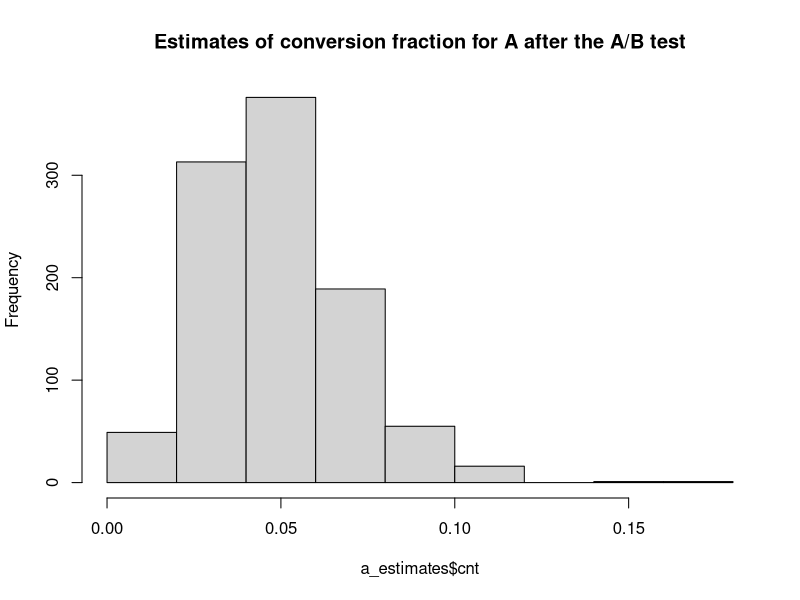
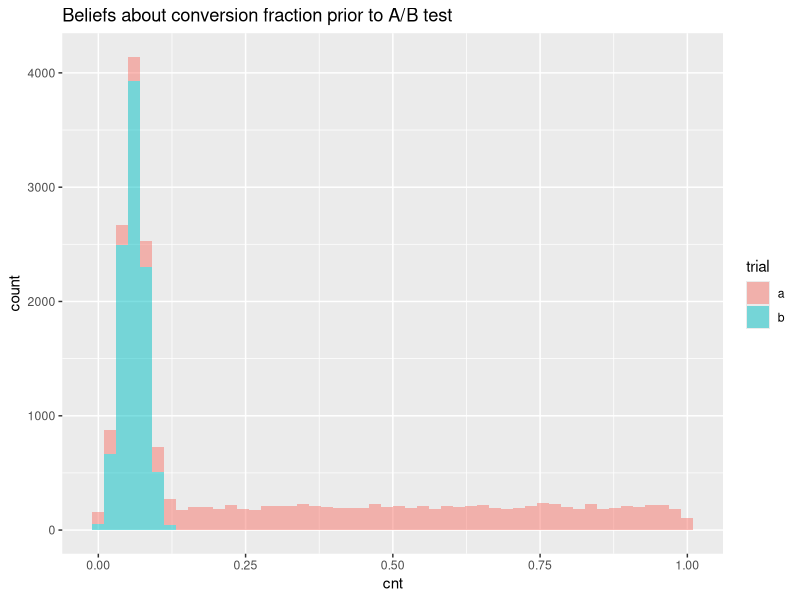
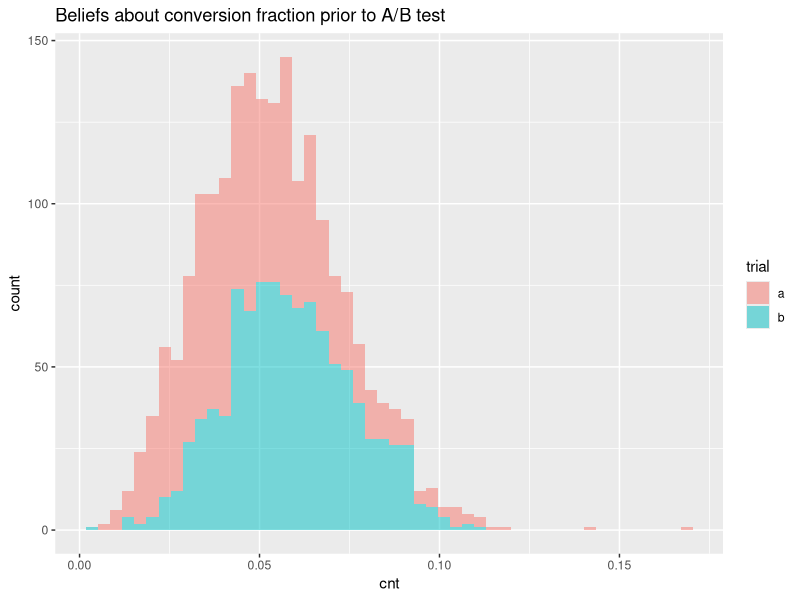

Recreate these plots in R, in order.
## ---- chunk 1
library(progress)
library(ggplot2)
library(reshape2)
# Variables 
n_visitors_a <- 100  # number of visitors shown layout A
n_conv_a <- 4        # number of vistors shown layout A who converted (4%)
n_visitors_b <- 40  
n_conv_b <- 2
## ---- chunk 2
estimate_conversion <- function(n_visitors, n_conv, trial_conversion, n_estimates = 1000)
{
  i <- 0 
  pb <- progress_bar$new(total = n_estimates)
  estimates <- c()
  while (i < n_estimates) {
    p <- trial_conversion()
    
    n_sim <- simulate_conversion(p, n_visitors)
    if (n_conv == n_sim)
    {
      estimates <- c(estimates, p)
      pb$tick()
      i <- i+1
    }
  }
  data.frame(cnt = estimates)
}
## ---- chunk 3
trial_conversion_a <- function()
{
  runif(1,0,1)
}
## ---- chunk 4

simulate_conversion <- function(p, n_visitors)
{
  nsum <- 0 
  for(i in 1:n_visitors) 
  {
    nsum <- nsum + if (runif(1,0,1) < p){1} else {0}
  }
  nsum
}

## ---- chunk 5
a_estimates <- estimate_conversion(n_visitors_a, n_conv_a, trial_conversion_a)

## ---- chunk 6
hist(x=a_estimates$cnt,  main = 'Estimates of conversion fraction for A after the A/B test')
## ---- chunk 7

trial_conversion_b <- function() {
  while(TRUE == TRUE)
  {
    x <- rnorm(n = 1, mean = 0.06, sd = 0.02)
    if(0 <= x && x <= 1) return(x)
  }
}
trial_as_func <- function() {
   a <- c()
for(i in 1:10000) 
{
  a <- rbind(a, trial_conversion_a())
}
   a
}
trial_bs_func <- function() {
   a <- c()
for(i in 1:10000) 
{
  a <- rbind(a, trial_conversion_b())
}
   a
}

## ---- chunk 8

trial_as <- data.frame(cnt = trial_as_func())
trial_bs <- data.frame(cnt = trial_bs_func())

trial_as$trial <- 'a'
trial_bs$trial <- 'b' 

trailCnt <- rbind(trial_as, trial_bs)

ggplot(trailCnt, aes(cnt, fill=trial)) + 
  geom_histogram(alpha = 0.5, bins =50)+
  labs(title = "Beliefs about conversion fraction prior to A/B test")

## ---- chunk 9
b_estimates <-  estimate_conversion(n_visitors_b, n_conv_b, trial_conversion_b)

a_estimates$trial <- 'a'
b_estimates$trial <- 'b' 

trailCnt <- rbind(a_estimates, b_estimates)

ggplot(trailCnt, aes(cnt, fill=trial)) + 
  geom_histogram(alpha = 0.5, bins =50)+
  labs(title = "Beliefs about conversion fraction prior to A/B test")

## ---- chunk 10
a <- a_estimates$cnt > b_estimates$cnt
sum(a == TRUE)/length(a)
